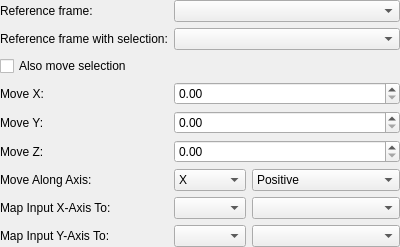
<?xml version="1.0" encoding="UTF-8"?>
<ui version="4.0">
 <class>ToolOptionsMoveCamera</class>
 <widget class="QWidget" name="ToolOptionsMoveCamera">
  <property name="geometry">
   <rect>
    <x>0</x>
    <y>0</y>
    <width>400</width>
    <height>225</height>
   </rect>
  </property>
  <layout class="QGridLayout" name="gridLayout" columnstretch="1,0,1">
   <property name="leftMargin">
    <number>0</number>
   </property>
   <property name="topMargin">
    <number>0</number>
   </property>
   <property name="rightMargin">
    <number>0</number>
   </property>
   <property name="bottomMargin">
    <number>0</number>
   </property>
   <item row="7" column="1" colspan="2">
    <widget class="QDoubleSpinBox" name="booleanX"/>
   </item>
   <item row="6" column="0" colspan="3">
    <widget class="QCheckBox" name="alsoMoveSelection">
     <property name="text">
      <string>Also move selection</string>
     </property>
    </widget>
   </item>
   <item row="0" column="0">
    <widget class="QLabel" name="label_referenceFrame">
     <property name="text">
      <string>Reference frame:</string>
     </property>
     <property name="buddy">
      <cstring>referenceFrame</cstring>
     </property>
    </widget>
   </item>
   <item row="1" column="1" colspan="2">
    <widget class="QComboBox" name="referenceFrameSel"/>
   </item>
   <item row="11" column="1">
    <widget class="QComboBox" name="vectorXAxis"/>
   </item>
   <item row="8" column="0">
    <widget class="QLabel" name="label_booleanY">
     <property name="text">
      <string>Move Y:</string>
     </property>
     <property name="buddy">
      <cstring>booleanY</cstring>
     </property>
    </widget>
   </item>
   <item row="9" column="0">
    <widget class="QLabel" name="label_booleanZ">
     <property name="text">
      <string>Move Z:</string>
     </property>
     <property name="buddy">
      <cstring>booleanZ</cstring>
     </property>
    </widget>
   </item>
   <item row="8" column="1" colspan="2">
    <widget class="QDoubleSpinBox" name="booleanY"/>
   </item>
   <item row="0" column="1" colspan="2">
    <widget class="QComboBox" name="referenceFrame"/>
   </item>
   <item row="10" column="2">
    <widget class="QComboBox" name="scalarSign">
     <item>
      <property name="text">
       <string>Positive</string>
      </property>
     </item>
     <item>
      <property name="text">
       <string>Negative</string>
      </property>
     </item>
    </widget>
   </item>
   <item row="1" column="0">
    <widget class="QLabel" name="label_referenceFrameSel">
     <property name="text">
      <string>Reference frame with selection:</string>
     </property>
     <property name="buddy">
      <cstring>referenceFrameSel</cstring>
     </property>
    </widget>
   </item>
   <item row="10" column="0">
    <widget class="QLabel" name="label_scalar">
     <property name="text">
      <string>Move Along Axis:</string>
     </property>
     <property name="buddy">
      <cstring>scalarAxis</cstring>
     </property>
    </widget>
   </item>
   <item row="10" column="1">
    <widget class="QComboBox" name="scalarAxis">
     <item>
      <property name="text">
       <string>X</string>
      </property>
     </item>
     <item>
      <property name="text">
       <string>Y</string>
      </property>
     </item>
     <item>
      <property name="text">
       <string>Z</string>
      </property>
     </item>
    </widget>
   </item>
   <item row="11" column="0">
    <widget class="QLabel" name="label_vectorX">
     <property name="text">
      <string>Map Input X-Axis To:</string>
     </property>
     <property name="buddy">
      <cstring>vectorXAxis</cstring>
     </property>
    </widget>
   </item>
   <item row="9" column="1" colspan="2">
    <widget class="QDoubleSpinBox" name="booleanZ"/>
   </item>
   <item row="11" column="2">
    <widget class="QComboBox" name="vectorXSign"/>
   </item>
   <item row="7" column="0">
    <widget class="QLabel" name="label_booleanX">
     <property name="text">
      <string>Move X:</string>
     </property>
     <property name="buddy">
      <cstring>booleanX</cstring>
     </property>
    </widget>
   </item>
   <item row="12" column="0">
    <widget class="QLabel" name="label_vectorY">
     <property name="text">
      <string>Map Input Y-Axis To:</string>
     </property>
     <property name="buddy">
      <cstring>vectorYAxis</cstring>
     </property>
    </widget>
   </item>
   <item row="12" column="1">
    <widget class="QComboBox" name="vectorYAxis"/>
   </item>
   <item row="12" column="2">
    <widget class="QComboBox" name="vectorYSign"/>
   </item>
  </layout>
 </widget>
 <tabstops>
  <tabstop>referenceFrame</tabstop>
  <tabstop>referenceFrameSel</tabstop>
  <tabstop>alsoMoveSelection</tabstop>
  <tabstop>booleanX</tabstop>
  <tabstop>booleanY</tabstop>
  <tabstop>booleanZ</tabstop>
  <tabstop>scalarAxis</tabstop>
  <tabstop>scalarSign</tabstop>
  <tabstop>vectorXAxis</tabstop>
  <tabstop>vectorXSign</tabstop>
  <tabstop>vectorYAxis</tabstop>
  <tabstop>vectorYSign</tabstop>
 </tabstops>
 <resources/>
 <connections/>
</ui>
